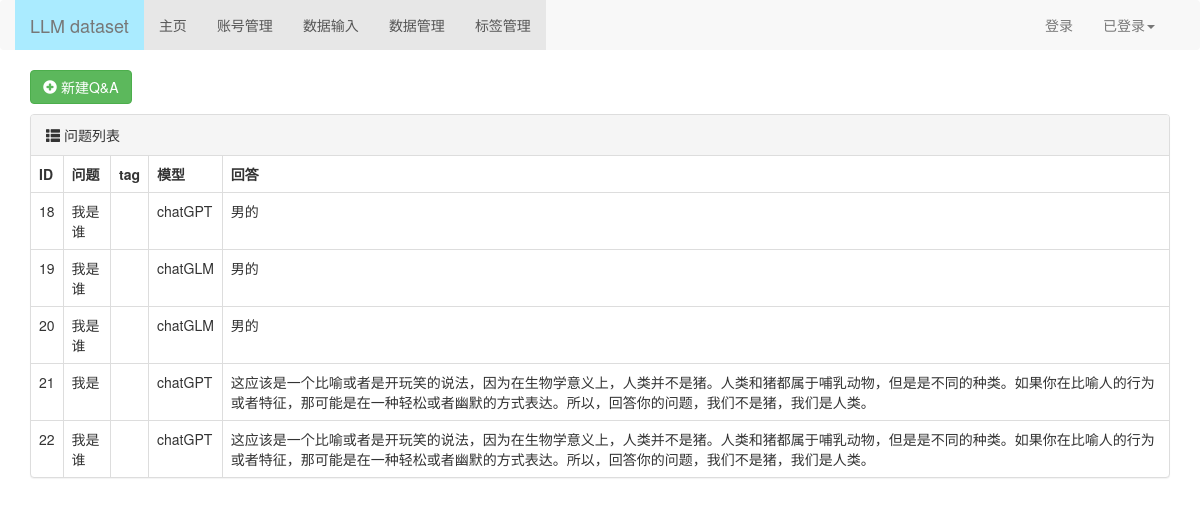
Before: /user/list/ with the older database file.
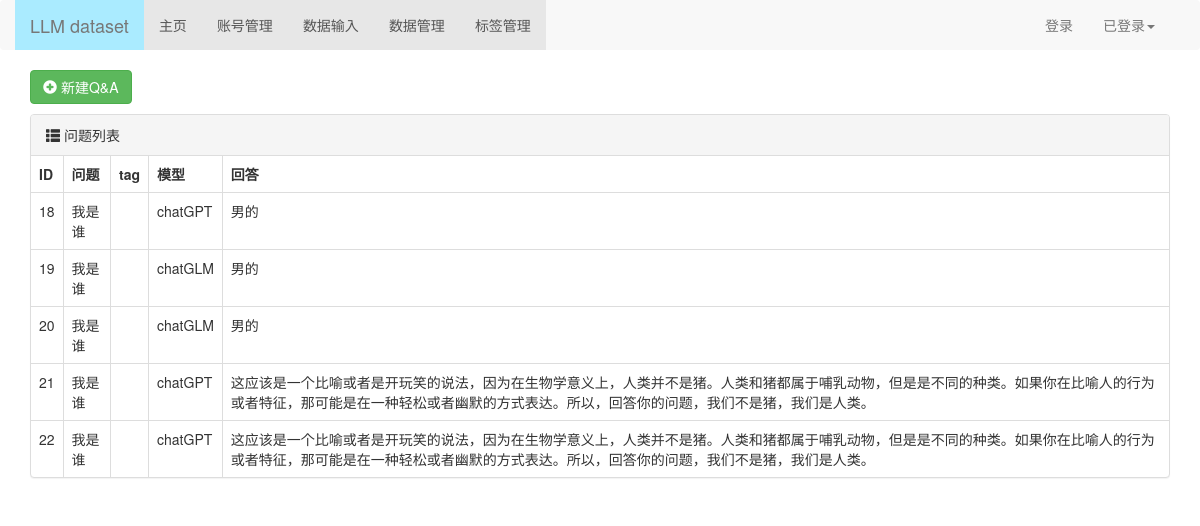
After: the same page with the newer database file.
### setcollect/models.py (models this page shows)
class Question(models.Model):
    question = models.TextField()

### setcollect/views.py (the view)
# urls.py: path('user/list/', views.user_list),
def user_list(request):
    data_list = Question.objects.prefetch_related("lmodel_set").all()
    for data in data_list:
        print(data)
    return render(request,"user_list.html",{"data_list":data_list})

### setcollect/templates/user_list.html (shortened to what this page needs)
{% extends 'layout.html' %}
{% block content %}
<div>
    <div class="container">
        <div style="margin-bottom: 10px;">
            <a class="btn btn-success" href="http://127.0.0.1:8000/question/add/">
                <span class="glyphicon glyphicon-plus-sign" aria-hidden="true"></span>
                新建Q&A
            </a>
        </div>
        <div class="panel panel-default">
            <div class="panel-heading">
                <span class="glyphicon glyphicon-th-list" aria-hidden="true"></span>
                问题列表
            </div>
            <table class="table table-bordered">
                <thead>
                    <tr>
                        <th>ID</th>
                        <th>问题</th>
                        <th>tag</th>
                        <th>模型</th>
                        <th>回答</th>
                    </tr>
                </thead>
                <tbody>
                    {% for obj in data_list %}
                    {% for lmodel in obj.lmodel_set.all %}
                    <tr>
                        <td>{{ obj.id }}</td>
                        <td>{{ obj.question }}</td>
                        <td>{{ obj.tag_name }}</td>
                        <td>{{ lmodel.get_lmodel_display }}</td>
                        <td>{{ lmodel.answer }}</td>
                    </tr>
                    {% endfor %}
                    {% endfor %}
                </tbody>
            </table>
        </div>
    </div>
</div>
{% endblock %}

Changed rows visible on the page:
changed Question id 21: question "我是" → "我是谁"
